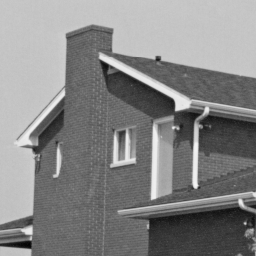
%> input picture corner_detector/house.bmp, 256 x 256 px
$ octave --eval "result = corner;"   (GNU Octave 9; MATLAB toolbox functions it lacks are replaced by stand-ins)
%> lines starting %> are read from the running program, lines starting %| are printed output that depends on the picture; in (x1, y1, x2, y2) boxes, pixels count from 0 and x2, y2 are one past the last pixel; in counts of white or black regions, pixels touching at a corner belong together; the program's own positions count from 1
function [cout,marked_img]=corner(varargin)


%   CORNER Find corners in intensity image.
%
%       CORNER works by the following step:
%       1.	Apply the Canny edge detector to the gray level image and obtain a
%       binary edge-map.
%       2.	Extract the edge contours from the edge-map, fill the gaps in the
%       contours.
%       3.	Compute curvature at a low scale for each contour to retain all
%       true corners.
%       4.	All of the curvature local maxima are considered as corner
%       candidates, then rounded corners and false corners due to boundary
%       noise and details were eliminated.
%       5.  End points of line mode curve were added as corner, if they are not
%       close to the above detected corners.
%
%       Syntax :
%       [cout,marked_img]=corner(I,C,T_angle,sig,H,L,Endpiont,Gap_size)
%
%       Input :
%       I -  the input image, it could be gray, color or binary image. If I is
%           empty([]), input image can be get from a open file dialog box.
%       C -  denotes the minimum ratio of major axis to minor axis of an ellipse,
%           whose vertex could be detected as a corner by proposed detector.
%           The default value is 1.5.
%       T_angle -  denotes the maximum obtuse angle that a corner can have when
%           it is detected as a true corner, default value is 162.
%       Sig -  denotes the standard deviation of the Gaussian filter when
%           computeing curvature. The default sig is 3.
%       H,L -  high and low threshold of Canny edge detector. The default value
%           is 0.35 and 0.
%       Endpoint -  a flag to control whether add the end points of a curve
%           as corner, 1 means Yes and 0 means No. The default value is 1.
%       Gap_size -  a paremeter use to fill the gaps in the contours, the gap
%           not more than gap_size were filled in this stage. The default
%           Gap_size is 1 pixels.
%
%       Output :
%       cout -  a position pair list of detected corners in the input image.
%       marked_image -  image with detected corner marked.
%
%       Examples
%       -------
%       I = imread('alumgrns.tif');
%       cout = corner(I,[],[],[],0.2);
%
%       [cout, marked_image] = corner;
%
%       cout = corner([],1.6,155);
%
%
%   Composed by He Xiaochen
%   HKU EEE Dept. ITSR, Apr. 2005
%
%   Algorithm is derived from :
%       X.C. He and N.H.C. Yung, ¡°Curvature Scale Space Corner Detector with
%       Adaptive Threshold and Dynamic Region of Support¡±, Proceedings of the
%       17th International Conference on Pattern Recognition, 2:791-794, August 2004.
%   Improved algorithm is included in ¡°A Corner Detector based on Global and Local
%   Curvature Properties¡±and submitted to Optical Engineering.


[I,C,T_angle,sig,H,L,Endpoint,Gap_size] = parse_inputs(varargin{:});
%> the answer given: house.bmp
%> C = 1.5; T_angle = 162; sig = 3; H = 0.35; L = 0; Endpoint = 1; Gap_size = 1

if size(I,3)==3
    I=rgb2gray(I); % Transform RGB image to a Gray one.
end

tic
BW=edge(I,'canny',[L,H]);  % Detect edges
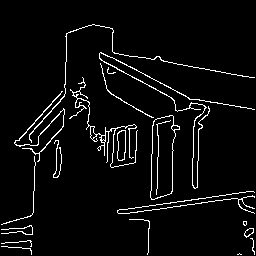
%> BW: size 256x256 logical; 4.5% white in thin lines or dots, all inside (x1, y1, x2, y2) = (1, 24, 255, 255)
time_for_detecting_edge=toc

tic
[curve,curve_start,curve_end,curve_mode,curve_num]=extract_curve(BW,Gap_size);  % Extract curves
time_for_extracting_curve=toc

tic
cout=get_corner(curve,curve_start,curve_end,curve_mode,curve_num,BW,sig,Endpoint,C,T_angle); % Detect corners
time_for_detecting_corner=toc

img=I;
for i=1:size(cout,1)
    img=mark(img,cout(i,1),cout(i,2),5);
end
marked_img=img;
figure(2)
imshow(marked_img);
title('Detected corners')
imwrite(marked_img,'corner.jpg');


function [curve,curve_start,curve_end,curve_mode,cur_num]=extract_curve(BW,Gap_size)
%> called with Gap_size = 1

%   Function to extract curves from binary edge map, if the endpoint of a
%   contour is nearly connected to another endpoint, fill the gap and continue
%   the extraction. The default gap size is 1 pixles.

[L,W]=size(BW);
%> L = 256; W = 256
BW1=zeros(L+2*Gap_size,W+2*Gap_size);
%> BW1: size 258x258 double; every value is 0
BW_edge=zeros(L,W);
BW1(Gap_size+1:Gap_size+L,Gap_size+1:Gap_size+W)=BW;
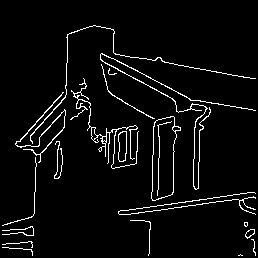
%> BW1: size 258x258 double; values 0 (black) and 1 (white), 4.5% white in thin lines or dots, all inside (x1, y1, x2, y2) = (2, 25, 256, 256)
[r,c]=find(BW1==1);
%> r = 2967 values from 26 to 256; c = 2967 values from 3 to 256
cur_num=0;

while size(r,1)>0
    point=[r(1),c(1)];
    cur=point;
    BW1(point(1),point(2))=0;
    [I,J]=find(BW1(point(1)-Gap_size:point(1)+Gap_size,point(2)-Gap_size:point(2)+Gap_size)==1);
    while size(I,1)>0
        dist=(I-Gap_size-1).^2+(J-Gap_size-1).^2;
        [min_dist,index]=min(dist);
        point=point+[I(index),J(index)]-Gap_size-1;
        cur=[cur;point];
        BW1(point(1),point(2))=0;
        [I,J]=find(BW1(point(1)-Gap_size:point(1)+Gap_size,point(2)-Gap_size:point(2)+Gap_size)==1);
    end

    % Extract edge towards another direction
    point=[r(1),c(1)];
    BW1(point(1),point(2))=0;
    [I,J]=find(BW1(point(1)-Gap_size:point(1)+Gap_size,point(2)-Gap_size:point(2)+Gap_size)==1);
    while size(I,1)>0
        dist=(I-Gap_size-1).^2+(J-Gap_size-1).^2;
        [min_dist,index]=min(dist);
        point=point+[I(index),J(index)]-Gap_size-1;
        cur=[point;cur];
        BW1(point(1),point(2))=0;
        [I,J]=find(BW1(point(1)-Gap_size:point(1)+Gap_size,point(2)-Gap_size:point(2)+Gap_size)==1);
    end

    if size(cur,1)>(size(BW,1)+size(BW,2))/25
        cur_num=cur_num+1;
        curve{cur_num}=cur-Gap_size;
    end
    [r,c]=find(BW1==1);

end
%> this loop made 52 passes
%> after the loop, curve = 26 items

for i=1:cur_num
    curve_start(i,:)=curve{i}(1,:);
    curve_end(i,:)=curve{i}(size(curve{i},1),:);
    if (curve_start(i,1)-curve_end(i,1))^2+...
        (curve_start(i,2)-curve_end(i,2))^2<=32
        curve_mode(i,:)='loop';
    else
        curve_mode(i,:)='line';
    end

    BW_edge(curve{i}(:,1)+(curve{i}(:,2)-1)*L)=1;
end
%> this loop made 26 passes
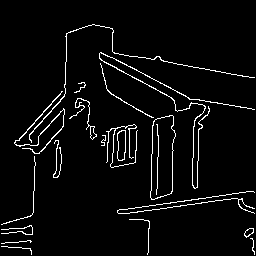
%> BW_edge: size 256x256 double; values 0 (black) and 1 (white), 4.2% white in thin lines or dots, all inside (x1, y1, x2, y2) = (1, 24, 255, 255)
%> after the loop, curve_end = 26 rows, first 12: [157 35; 234 2; 242 32; 255 32; 92 63; 149 23; 143 32; 148 61; 103 82; 84 79; 107 80; 127 92]; curve_mode = 26 items; curve_start = 26 rows, first 12: [225 2; 230 2; 244 2; 247 2; 143 15; 145 16; 78 255; 144 55; 119 70; 93 75; 130 87; 126 90]
figure(1)
imshow(~BW_edge)
%> in corner, `[curve,curve_start,curve_end,curve_mode,curve_num]=extract_curve(BW,Ga..`: curve = 26 items; curve_num = 26
title('Edge map')
imwrite(~BW_edge,'edge.jpg');


function cout=get_corner(curve,curve_start,curve_end,curve_mode,curve_num,BW,sig,Endpoint,C,T_angle)
%> called with curve_num = 26, sig = 3, Endpoint = 1, C = 1.5, T_angle = 162

corner_num=0;
cout=[];

GaussianDieOff = .0001;
pw = 1:30;
ssq = sig*sig;
%> ssq = 9
width = max(find(exp(-(pw.*pw)/(2*ssq))>GaussianDieOff));
%> width = 12
if isempty(width)
    width = 1;
end
t = (-width:width);
%> t = 25 values from -12 to 12
gau = exp(-(t.*t)/(2*ssq))/(2*pi*ssq);
%> gau = 25 values, max 0.0177 at index 13, min 5.93e-06 at index 1, mean 0.00532
gau=gau/sum(gau);
%> gau = 25 values, max 0.133 at index 13, min 4.46e-05 at index 1, mean 0.04

for i=1:curve_num;
    x=curve{i}(:,1);
    y=curve{i}(:,2);
    W=width;
    L=size(x,1);
    if L>W

        % Calculate curvature
        if curve_mode(i,:)=='loop'
            x1=[x(L-W+1:L);x;x(1:W)];
            y1=[y(L-W+1:L);y;y(1:W)];
        else
            x1=[ones(W,1)*2*x(1)-x(W+1:-1:2);x;ones(W,1)*2*x(L)-x(L-1:-1:L-W)];
            y1=[ones(W,1)*2*y(1)-y(W+1:-1:2);y;ones(W,1)*2*y(L)-y(L-1:-1:L-W)];
        end

        xx=conv(x1,gau);
        xx=xx(W+1:L+3*W);
        yy=conv(y1,gau);
        yy=yy(W+1:L+3*W);
        Xu=[xx(2)-xx(1) ; (xx(3:L+2*W)-xx(1:L+2*W-2))/2 ; xx(L+2*W)-xx(L+2*W-1)];
        Yu=[yy(2)-yy(1) ; (yy(3:L+2*W)-yy(1:L+2*W-2))/2 ; yy(L+2*W)-yy(L+2*W-1)];
        Xuu=[Xu(2)-Xu(1) ; (Xu(3:L+2*W)-Xu(1:L+2*W-2))/2 ; Xu(L+2*W)-Xu(L+2*W-1)];
        Yuu=[Yu(2)-Yu(1) ; (Yu(3:L+2*W)-Yu(1:L+2*W-2))/2 ; Yu(L+2*W)-Yu(L+2*W-1)];
        K=abs((Xu.*Yuu-Xuu.*Yu)./((Xu.*Xu+Yu.*Yu).^1.5));
        K=ceil(K*100)/100;

        % Find curvature local maxima as corner candidates
        extremum=[];
        N=size(K,1);
        n=0;
        Search=1;

        for j=1:N-1
            if (K(j+1)-K(j))*Search>0
                n=n+1;
                extremum(n)=j;  % In extremum, odd points is minima and even points is maxima
                Search=-Search;
            end
        end
        if mod(size(extremum,2),2)==0
            n=n+1;
            extremum(n)=N;
        end

        n=size(extremum,2);
        flag=ones(size(extremum));

        % Compare with adaptive local threshold to remove round corners
        for j=2:2:n
            %I=find(K(extremum(j-1):extremum(j+1))==max(K(extremum(j-1):extremum(j+1))));
            %extremum(j)=extremum(j-1)+round(mean(I))-1; % Regard middle point of plateaus as maxima

            [x,index1]=min(K(extremum(j):-1:extremum(j-1)));
            [x,index2]=min(K(extremum(j):extremum(j+1)));
            ROS=K(extremum(j)-index1+1:extremum(j)+index2-1);
            K_thre(j)=C*mean(ROS);
            if K(extremum(j))<K_thre(j)
                flag(j)=0;
            end
        end
        extremum=extremum(2:2:n);
        flag=flag(2:2:n);
        extremum=extremum(find(flag==1));

        % Check corner angle to remove false corners due to boundary noise and trivial details
        flag=0;
        smoothed_curve=[xx,yy];
        while sum(flag==0)>0
            n=size(extremum,2);
            flag=ones(size(extremum));
            for j=1:n
                if j==1 & j==n
                    ang=curve_tangent(smoothed_curve(1:L+2*W,:),extremum(j));
                elseif j==1
                    ang=curve_tangent(smoothed_curve(1:extremum(j+1),:),extremum(j));
                elseif j==n
                    ang=curve_tangent(smoothed_curve(extremum(j-1):L+2*W,:),extremum(j)-extremum(j-1)+1);
                else
                    ang=curve_tangent(smoothed_curve(extremum(j-1):extremum(j+1),:),extremum(j)-extremum(j-1)+1);
                end
                if ang>T_angle & ang<(360-T_angle)
                    flag(j)=0;
                end
            end

            if size(extremum,2)==0
                extremum=[];
            else
                extremum=extremum(find(flag~=0));
            end
        end

        extremum=extremum-W;
        extremum=extremum(find(extremum>0 & extremum<=L));
        n=size(extremum,2);
        for j=1:n
            corner_num=corner_num+1;
            cout(corner_num,:)=curve{i}(extremum(j),:);
        end
    end
end
%> this loop made 26 passes
%> (L, N, extremum) on passes 1 to 12: (95, 119, 37), (76, 100, [24 33 42 56 76]), (33, 57, 30), (37, 61, 31), (96, 120, [-3 101]), (170, 194, [7 16 28 39 83 93 101 153 161]), (372, 396, [96 104 111 153 177 228 363]), (85, 109, [6 18 39 48 83]), (33, 57, [22 29]), (28, 52, 19), (60, 84, [31 44 55]), (34, 58, [15 20 34])
%> after the loop, K = 46 values, max 3.74 at index 38, min 0.01 at index 1, mean 0.165; K_thre = 60 values, max 1.63 at index 54, min 0 at index 1, mean 0.0951; ROS = [0.02; 0.03; 0.15; 1.31; 3.74; 0.14; 0.02; 0.01]; Xu = 46 values, max 29.37 at index 1, min -32.77 at index 46, mean 0.344; Xuu = 46 values, max 0.0853 at index 16, min -6.6 at index 43, mean -1.4; Yu = 46 values, max 31.2 at index 1, min -32.29 at index 46, mean 0.0877; Yuu = 46 values, max 0.067 at index 27, min -6.4 at index 43, mean -1.43; ang = 403.8; corner_num = 82; cout = 82 rows, first 12: [215 33; 229 25; 226 32; 235 33; 232 22; 234 2; 241 31; 250 31; 147 20; 145 27; 145 38; 135 41]; flag = [1 1 1]; index1 = 5; index2 = 4; smoothed_curve = 46 rows, first 12: [131 140.6; 160.4 171.8; 185.5 198.2; 204.7 218.2; 218.1 231.8; 226.5 240.1; 231.5 244.7; 234.4 247.1; 236.1 248.3; 237.1 249.1; 237.9 249.7; 238.5 250.4]; x1 = 46 values from 230 to 264; xx = 46 values, max 257.5 at index 38, min 131 at index 1, mean 234.3; y1 = 46 values, max 257 at index 40, min 248 at index 2, mean 252.9; yy = 46 values, max 255.4 at index 37, min 140.6 at index 1, mean 239.9


% Add Endpoints
if Endpoint
    for i=1:curve_num
        if size(curve{i},1)>0 & curve_mode(i,:)=='line'

            % Start point compare with detected corners
            compare_corner=cout-ones(size(cout,1),1)*curve_start(i,:);
            compare_corner=compare_corner.^2;
            compare_corner=compare_corner(:,1)+compare_corner(:,2);
            if min(compare_corner)>25       % Add end points far from detected corners
                corner_num=corner_num+1;
                cout(corner_num,:)=curve_start(i,:);
            end

            % End point compare with detected corners
            compare_corner=cout-ones(size(cout,1),1)*curve_end(i,:);
            compare_corner=compare_corner.^2;
            compare_corner=compare_corner(:,1)+compare_corner(:,2);
            if min(compare_corner)>25
                corner_num=corner_num+1;
                cout(corner_num,:)=curve_end(i,:);
            end
        end
    end
%> this loop made 26 passes
%> corner_num on passes 1, 3, 4, 5, 7, 9, 10, 11, 13, 14, 16, 20: 83, 84, 85, 87, 89, 90, 92, 93, 94, 95, 96, 98
end


% [49 lines left out: function curve_tangent, not called in this run]


function img1=mark(img,x,y,w)

[M,N,C]=size(img);
img1=img;

if isa(img,'logical')
    img1(max(1,x-floor(w/2)):min(M,x+floor(w/2)),max(1,y-floor(w/2)):min(N,y+floor(w/2)),:)=...
        (img1(max(1,x-floor(w/2)):min(M,x+floor(w/2)),max(1,y-floor(w/2)):min(N,y+floor(w/2)),:)<1);
    img1(x-floor(w/2)+1:x+floor(w/2)-1,y-floor(w/2)+1:y+floor(w/2)-1,:)=...
        img(x-floor(w/2)+1:x+floor(w/2)-1,y-floor(w/2)+1:y+floor(w/2)-1,:);
else
    img1(max(1,x-floor(w/2)):min(M,x+floor(w/2)),max(1,y-floor(w/2)):min(N,y+floor(w/2)),:)=...
        (img1(max(1,x-floor(w/2)):min(M,x+floor(w/2)),max(1,y-floor(w/2)):min(N,y+floor(w/2)),:)<128)*255;
    img1(x-floor(w/2)+1:x+floor(w/2)-1,y-floor(w/2)+1:y+floor(w/2)-1,:)=...
        img(x-floor(w/2)+1:x+floor(w/2)-1,y-floor(w/2)+1:y+floor(w/2)-1,:);
end


function [I,C,T_angle,sig,H,L,Endpoint,Gap_size] = parse_inputs(varargin);

error(nargchk(0,8,nargin));

Para=[1.5,162,3,0.35,0,1,1]; %Default experience value;

if nargin>=2
    I=varargin{1};
    for i=2:nargin
        if size(varargin{i},1)>0
            Para(i-1)=varargin{i};
        end
    end
end

if nargin==1
    I=varargin{1};
end

if nargin==0 | size(I,1)==0
    [fname,dire]=uigetfile('*.bmp;*.jpg;*.gif','Open the image to be detected');
    I=imread([dire,fname]);
end

C=Para(1);
T_angle=Para(2);
sig=Para(3);
H=Para(4);
L=Para(5);
Endpoint=Para(6);
Gap_size=Para(7);
%> the loop in corner, `for i=1:size(cout,1)` made 102 passes
%> after the loop in corner, `for i=1:size(cout,1)`:
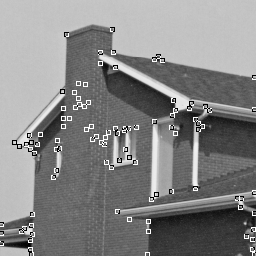
%> img: size 256x256 uint8; min 0, max 255, mean 132.3
